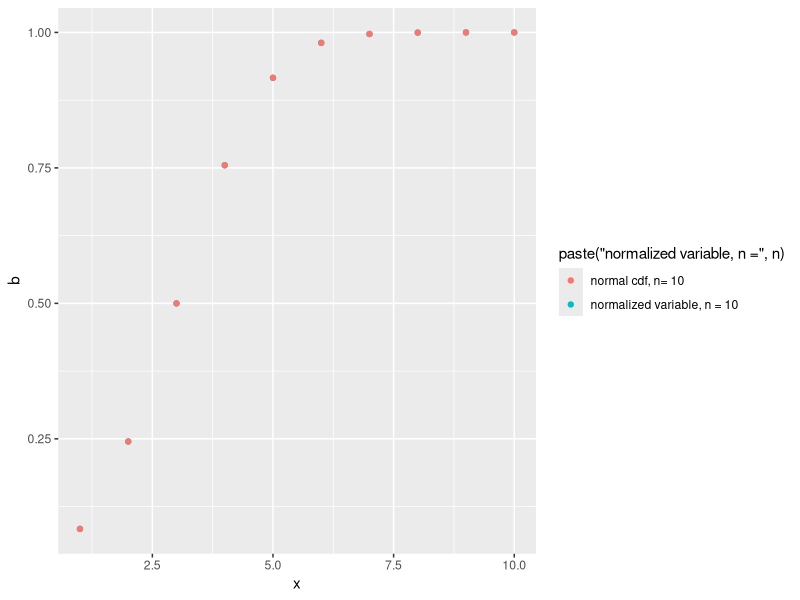
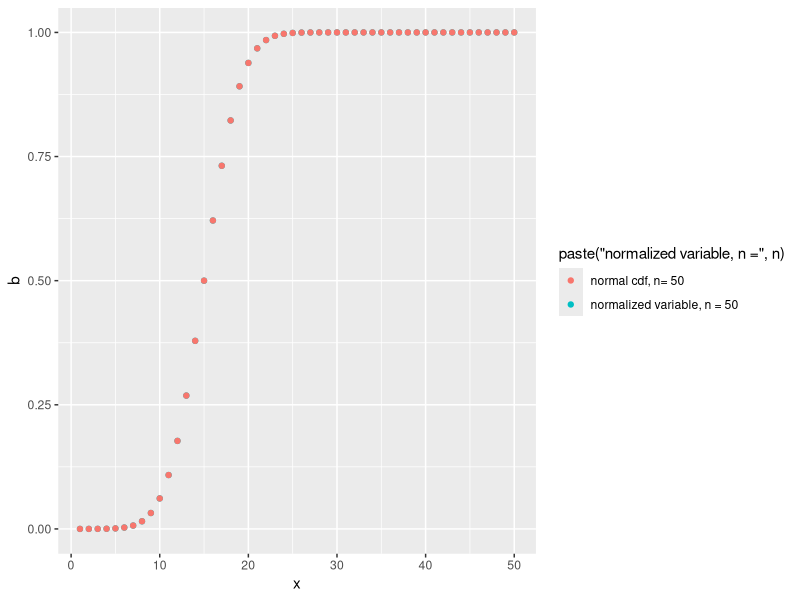
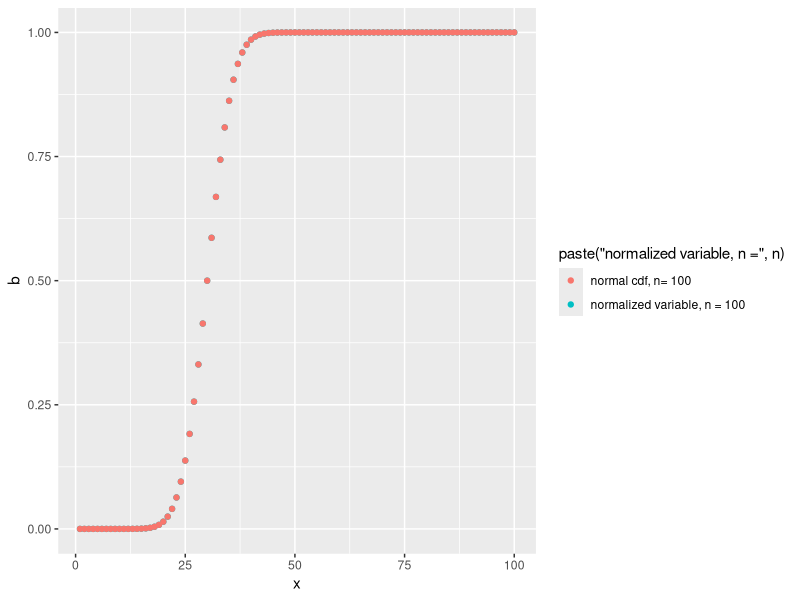

Here is the R script that generated these plots, in order:
## ---- chunk 1
knitr::opts_chunk$set(echo = TRUE)
## ---- chunk 2
nchoosek = function(n,k) {
  if (k==0 || k==n) {
    return(1)
  } else {
    result = 1
    j = n-k
    while (n > 1) {
      result = result * n / k / j
      n = n-1
      if(k>1) {
        k=k-1
      }
      if(j>1) {
        j=j-1
      }
    }
    return(result)
  }
}
## ---- chunk 3
binomial_prob = function(n,x,p) {
  return(nchoosek(n,x) * p^x * (1-p)^(n-x))
}
## ---- chunk 4
binomial_prob_cdf = function(n,x,p) {
  prob = 0
  while (x>=0) {
    prob = prob + binomial_prob(n,x,p)
    x = x - 1
  }
  return(prob)
}
## ---- chunk 5
normal_binomial_cdf = function(n,x,p) {
  prob = 0
  while (x>=0) {
    prob = prob + pnorm(((x-n*p) / sqrt(n*p*(1-p))), 0, 1)
    x = x - 1
  }
  return(prob)
}

## ---- chunk 6
binomial_prob_cdf(9,4,0.5)
pbinom(4,9,0.5)
## ---- chunk 7
library(ggplot2)
plot_binomial = function(n, p) {
  x = 1:n
  df = data.frame(x)
  df['a'] = sapply(x, function (x) binomial_prob_cdf(n, x, p))
  df['b'] = sapply(x, function (x) pnorm(((x-n*p) / sqrt(n*p*(1-p))), 0, 1))
  df['c'] = sapply(x, function(x) pnorm(x,n*p,sqrt(n*p*(1-p))))
  return(df)
}
## ---- chunk 8
n = 15
p = 0.3

for ( n in c(10,50,100)) {
  plot = ggplot(plot_binomial(n,p), aes(x)) + 
  geom_point(aes(y = b, color = paste("normalized variable, n =",n))) + 
  geom_point(aes(y = c, color = paste("normal cdf, n=",n))) 
  print(plot)
}
